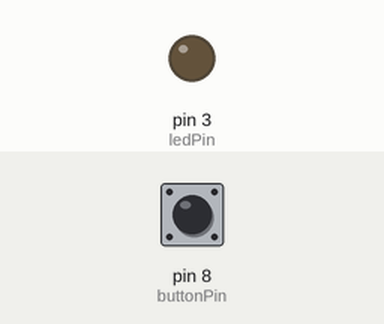
Recording of a sketch running on a simulated Arduino Uno, built with avr-gcc and run on an emulated ATmega328P. Shown: output pins drawn as LEDs (lit = HIGH). The inputs (shaded band) are chosen by the test bench; at power-on: pin 8 (buttonPin) HIGH.

Above: at 1.2 s.
1.3 s: pin 8 (buttonPin) pulled LOW for 0.15 s
At 2.5 s:
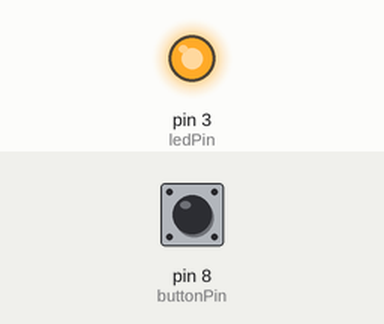
2.9 s: pin 8 (buttonPin) pulled LOW for 1 s
At 3.9 s:
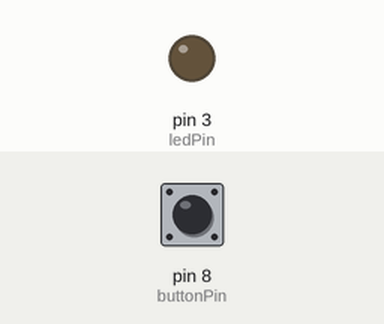
5.4 s: pin 8 (buttonPin) pulled LOW for 3.2 s
At 5.9 s:
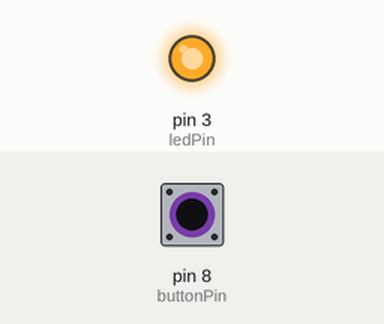
Timing chart, 0 to 8.4 s (numbered marks = the images above; inputs shaded):
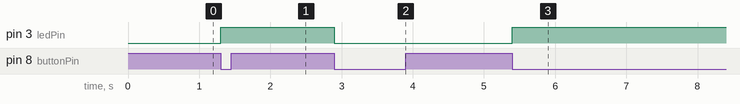

Measured:
- after the input at 1.3 s, pin 3 (ledPin): LOW → HIGH at once
- after the input at 2.9 s, pin 3 (ledPin): HIGH → LOW at once
- after the input at 5.4 s, pin 3 (ledPin): LOW → HIGH at once

The sketch:

BotaoInterruptor.ino
```cpp
const int buttonPin = 8;
const int ledPin = 3;

bool ledEstado = false;
int ultimoBotao = HIGH;

void setup() {

  pinMode(buttonPin, INPUT_PULLUP);
  pinMode(ledPin, OUTPUT);

}

void loop() {

  int leitura = digitalRead(buttonPin);

  // Detecta clique
  if (leitura == LOW && ultimoBotao == HIGH) {

    ledEstado = !ledEstado;

    digitalWrite(ledPin, ledEstado);

    delay(200); // debounce simples
  }

  ultimoBotao = leitura;

}
```
